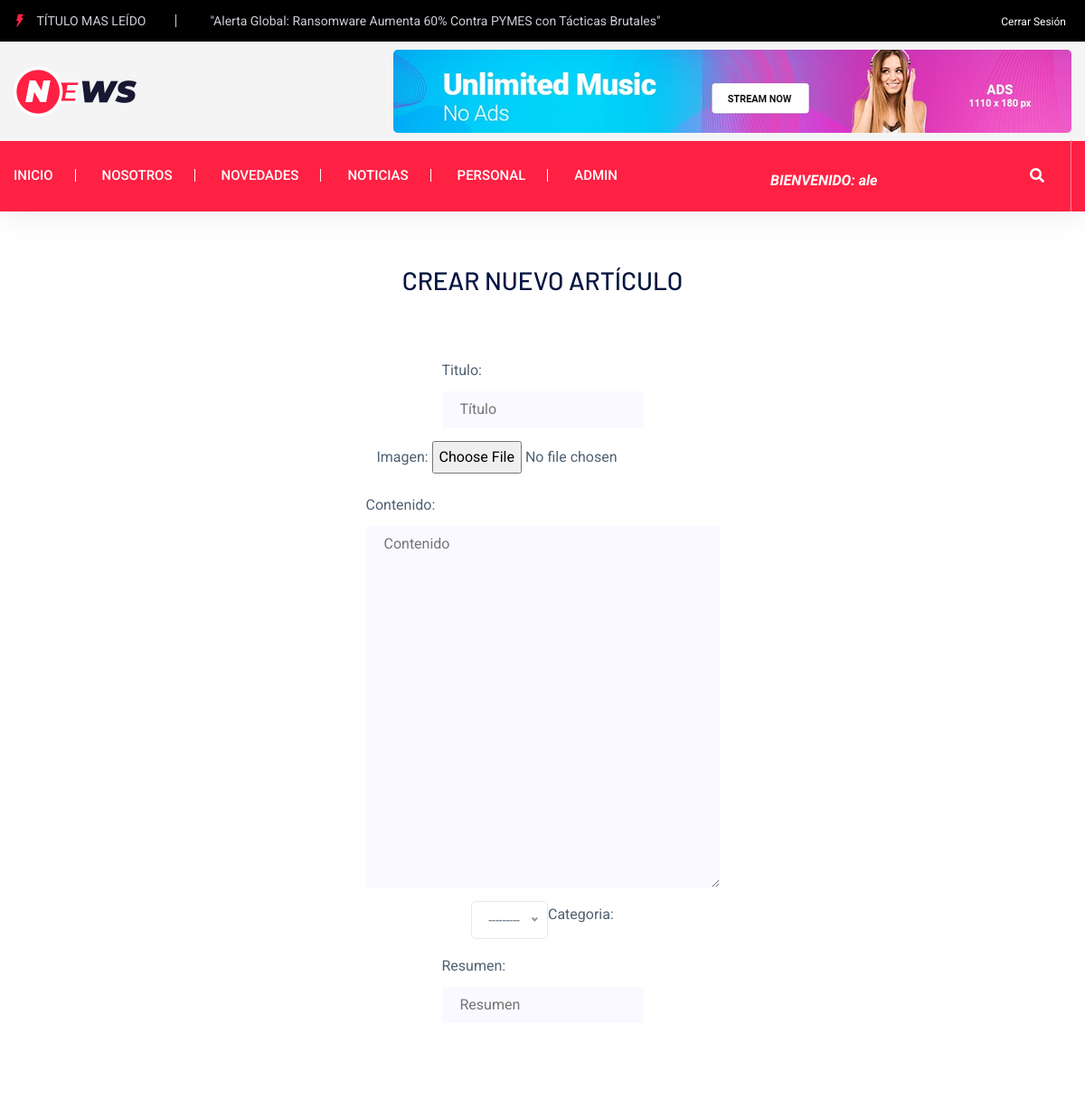
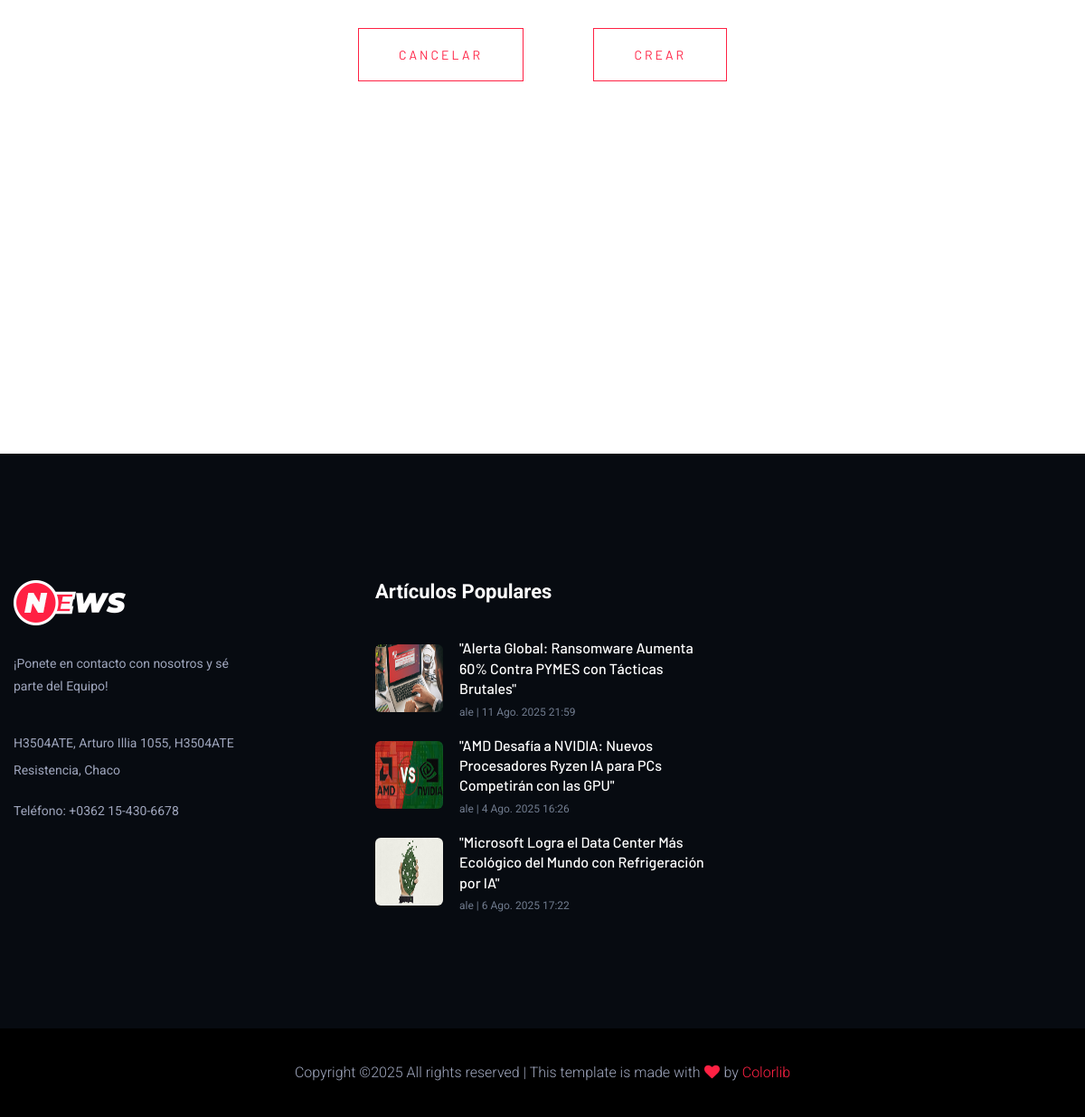
/Articulos/Crear (signed in), run on the app's committed database (2 pictures, top to bottom).
### apps/articulos/models.py (models this page shows, shortened)
class Articulo(models.Model):
    creado = models.DateTimeField(auto_now_add=True)
    modificado = models.DateTimeField(auto_now=True)
    titulo = models.CharField(max_length=150)
    slug = models.SlugField(unique=True, blank=True)
    imagen = models.ImageField(upload_to = 'articulos')
    contenido = models.TextField()
    categoria = models.ForeignKey(Categoria, on_delete = models.CASCADE)
    usuario = models.ForeignKey(User, on_delete=models.CASCADE)
    resumen = models.CharField(max_length=350, null = True)

### apps/articulos/views.py (the view)
# urls.py: path('Crear', views.Crear_Articulo, name = 'path_crear_articulo'),
@login_required
def Crear_Articulo(request):
    populares = obtener_n_populares(5)
    articulos_populares_footer = populares[:3]
    if request.method == 'POST' and request.user.is_staff:
        form = ArticuloForm(request.POST, request.FILES)
        if form.is_valid():
            articulo = form.save(commit=False)
            articulo.usuario = request.user  # Asigna el usuario actual
            articulo.save()
            return HttpResponseRedirect(reverse_lazy('articulos:path_listar_articulos'))
    else:
        form = ArticuloForm()
    context = {
        'form': form,
        'articulos_populares': populares,
        'articulos_populares_footer': articulos_populares_footer
    }
    return render(request, 'Articulos/crear_articulo.html', context)

### apps/articulos/forms.py
class ArticuloForm(forms.ModelForm):
    class Meta:
        model = Articulo
        fields = ['titulo', 'imagen', 'contenido', 'categoria', 'resumen']
        widgets = {
            'titulo': forms.TextInput(attrs={'class': 'single-input', 'placeholder': 'Título'}),
            'contenido': forms.Textarea(attrs={'class': 'single-input', 'placeholder': 'Contenido'}),
            'resumen': forms.TextInput(attrs={'class': 'single-input', 'placeholder': 'Resumen'}),
        }

### apps/articulos/utils.py (called while the page is built)
def obtener_n_populares(num_populares):
    return Articulo.objects.annotate(num_likes=Count('likes')).order_by('-num_likes')[:num_populares]

### apps/categorias/models.py (called while the page is built)
    def __str__(self):
        return self.nombre

### templates/Articulos/crear_articulo.html (shortened to what this page needs)
{% extends 'base.html' %}
{% load static %}
{% block contenido_cuerpo %}
    {%if user.is_staff %}
        <div class="mt-40">
        <form method="POST" enctype="multipart/form-data">
            <div style="display: flex;justify-content: center;align-items: center;flex-direction: column;margin: 5%;">
                <div><h3>CREAR NUEVO ARTÍCULO</h3></div>
            </div>
            <div style="display: flex; justify-content: space-between; align-items: center; flex-direction: column; gap: 20%">
                {{ form.as_p }}
            </div>
            <div class="d-flex justify-content-between align-items-center" style="margin: 33%; margin-top: 10% !important;">
                <div class="form-group">
                    <a href="{% url 'path_index' %}" class="button button-contactForm btn_1 boxed-btn">
                        CANCELAR
                    </a>
                </div>
                <div class="form-group">
                    <button type="submit" class="button button-contactForm btn_1 boxed-btn">CREAR</button>
                </div>
            </div>
        </form>
        </div>
    {% else %}
        <div class="d-flex align-items-center justify-content-center" style="margin: 10% !important;">
            <h3>Nada que ver aquí</h3>
        </div>
    {% endif %}
{% endblock contenido_cuerpo %}

### templates/base.html (shortened to what this page needs)
{% load static %}
<!doctype html>
<html class="no-js" lang="zxx">
<head>
    <link rel="stylesheet" href="{% static 'css/bootstrap.min.css' %}">
    <link rel="stylesheet" href="{% static 'css/owl.carousel.min.css' %}">
    <link rel="stylesheet" href="{% static 'css/ticker-style.css' %}">
    <link rel="stylesheet" href="{% static 'css/flaticon.css' %}">
    <link rel="stylesheet" href="{% static 'css/slicknav.css' %}">
    <link rel="stylesheet" href="{% static 'css/animate.min.css' %}">
    <link rel="stylesheet" href="{% static 'css/magnific-popup.css' %}">
    <link rel="stylesheet" href="{% static 'css/fontawesome-all.min.css' %}">
    <link rel="stylesheet" href="{% static 'css/themify-icons.css' %}">
    <link rel="stylesheet" href="{% static 'css/slick.css' %}">
    <link rel="stylesheet" href="{% static 'css/nice-select.css' %}">
    <link rel="stylesheet" href="{% static 'css/style.css' %}">
    <link rel="stylesheet" href="{% static 'css/responsive.css' %}">
    <link rel="stylesheet" href="{% static 'css/likes.css' %}">
    <link rel="stylesheet" href="{% static 'css/imagenes.css' %}">
    <link rel="stylesheet" href="{% static 'css/formularios.css' %}">
<body>
<header>
    <div class="header-area">
        <div class="main-header ">
            <div class="header-top black-bg d-none d-sm-block">
                <div class="container">
                    <div class="col-xl-12">
                        <div class="row d-flex justify-content-between align-items-center">
                            <div class="header-info-left">
                                <ul>
                                    <li class="title"><span class="flaticon-energy"></span> Título mas leído</li>
                                    <li><a href="#" style="color: #cdcfd8">{{articulos_populares.0.titulo}}</a></li>
                                </ul>
                            </div>
                            <div class="header-info-right">
                                <ul class="header-date">
                                    {% if user.is_authenticated %}
                                        <li>
                                            <form method="POST" action="{% url 'usuarios:path_logout' %}">{% csrf_token %}
                                                <button style="border:none; background: black;" type="submit">Cerrar Sesión</button>
                                            </form>
                                        </li>
                                    {% else %}
                                        <li><a href="{% url 'usuarios:path_login' %}">Logeate</a></li>
                                        <li><a>|</a></li>
                                        <li><a href="{% url 'usuarios:path_registro' %}">Registrate</a></li>
                                    {% endif %}
                                </ul>
                            </div>
                        </div>
                    </div>
                </div>
            </div>
            <div class="header-mid gray-bg">
                <div class="container">
                    <div class="row d-flex align-items-center">
                        <div class="col-xl-3 col-lg-3 col-md-3 d-none d-md-block">
                            <div class="logo">
                                <a href="{% url 'path_index' %}"><img src="{% static 'img/logo/logo.png' %}" alt=""></a>
                            </div>
                        </div>
                        <div class="col-xl-9 col-lg-9 col-md-9">
                            <div class="header-banner f-right ">
                                <img src="{% static 'img/gallery/header_card.png' %}" alt="">
                            </div>
                        </div>
                    </div>
                </div>
            </div>
            <div class="header-bottom header-sticky">
                <div class="container">
                    <div class="row align-items-center">
                        <div class="col-xl-8 col-lg-8 col-md-12 header-flex">
                            <div class="main-menu d-none d-md-block">
                                <nav>
                                    <ul id="navigation">
                                        <li><a href="{% url 'path_index' %}">Inicio</a></li>
                                        <li><a href="{% url 'path_sobre_nosotros' %}">Nosotros</a></li>
                                        <li><a href="{% url 'path_novedades' %}">Novedades</a></li>
                                        <li><a href="{% url 'articulos:path_listar_articulos' %}">Noticias</a></li>
                                        {% if user.is_authenticated %}
                                            <li><a href="#">Personal</a>
                                            </li>
                                            {% if user.is_staff %}
                                                <li><a href="#">Admin</a>
                                                </li>
                                            {% endif %}
                                        {% endif %}
                                    </ul>
                                </nav>
                            </div>
                        </div>
                        <div class="col-xl-4 col-lg-4 col-md-4 d-flex justify-content-center align-items-center">
                            {% if user.is_authenticated %}
                                <p class="w-100" style="color: white; font-weight: bold; font-style: italic; margin-right: 10%; margin-left: 10%; margin-top: 7%;">
                                    BIENVENIDO: {{ user.username }}</p>
                            {% endif %}
                            <div class="header-right f-right">
                                <div class="nav-search search-switch">
                                    <i class="fa fa-search"></i>
                                </div>
                            </div>
                        </div>
                        <div class="col-12">
                        </div>
                    </div>
                </div>
            </div>
        </div>
    </div>
</header>
    <div class="cuerpo">
        {% block contenido_cuerpo %}
        {%endblock contenido_cuerpo %}
    </div>
<footer>
    <div class="footer-main footer-bg">
        <div class="footer-area footer-padding">
            <div class="container">
                <div class="row d-flex justify-content-between">
                    <div class="col-xl-3 col-lg-3 col-md-5 col-sm-8">
                        <div class="single-footer-caption mb-50">
                            <div class="single-footer-caption mb-30">
                                <div class="footer-logo">
                                    <a href="{% url 'path_index' %}"><img src="{% static 'img/logo/logo2_footer.png' %}" alt=""></a>
                                </div>
                                <div class="footer-tittle">
                                    <div class="footer-pera">
                                        <p class="info1">¡Ponete en contacto con nosotros y sé parte del Equipo!</p>
                                        <p class="info2">H3504ATE, Arturo Illia 1055, H3504ATE Resistencia, Chaco</p>
                                        <p class="info2">Teléfono: +0362 15-430-6678</p>
                                        </div>
                                </div>
                            </div>
                        </div>
                    </div>
                    <div class="col-xl-4 col-lg-4 col-md-5 col-sm-7">
                        <div class="single-footer-caption mb-50">
                            <div class="footer-tittle">
                                <h4>Artículos Populares</h4>
                            </div>
                            {% for a in articulos_populares_footer %}
                            <div class="whats-right-single mb-20">
                                <div class="whats-right-img">
                                    <img style="height: 75px; width:75px;" src="{{a.imagen.url}}" alt="">
                                </div>
                                <div class="whats-right-cap">
                                    <h4><a href="{% url 'articulos:path_articulo_detalle' a.pk %}">{{a.titulo}}</a></h4>
                                    <p>{{a.usuario}}  |  {{a.creado}}</p>
                                </div>
                            </div>
                            {% endfor %}
                        </div>
                    </div>
                    <div class="col-xl-3 col-lg-3 col-md-5 col-sm-7">
                        <div class="single-footer-caption mb-50">
                            <div class="banner">
                            </div>
                        </div>
                    </div>
                </div>
            </div>
        </div>
        <div class="footer-bottom-area footer-bg">
            <div class="container">
                <div class="footer-border">
                    <div class="row d-flex align-items-center">
                        <div class="col-xl-12 ">
                            <div class="footer-copy-right text-center">
                                <p>
  Copyright &copy;<script>document.write(new Date().getFullYear());</script> All rights reserved | This template is made with <i class="fa fa-heart" aria-hidden="true"></i> by <a href="https://colorlib.com" target="_blank">Colorlib</a>
  </p>
                            </div>
                        </div>
                    </div>
                </div>
            </div>
        </div>
    </div>
</footer>
</body>
</html>

### data on the page
Articulo: titulo "\"Alerta Global: Ransomware Aumenta 60% Contra PYMES con Tácticas Brutales\"", imagen (picture), usuario "ale", creado "11 Ago. 2025 21:59"
Articulo: imagen (picture), titulo "\"AMD Desafía a NVIDIA: Nuevos Procesadores Ryzen IA para PCs Competirán con las GPU\"", usuario "ale", creado "4 Ago. 2025 16:26"
Articulo: imagen (picture), titulo "\"Microsoft Logra el Data Center Más Ecológico del Mundo con Refrigeración por IA\"", usuario "ale", creado "6 Ago. 2025 17:22"

### other printed values
{{ user.username }} "ale"
